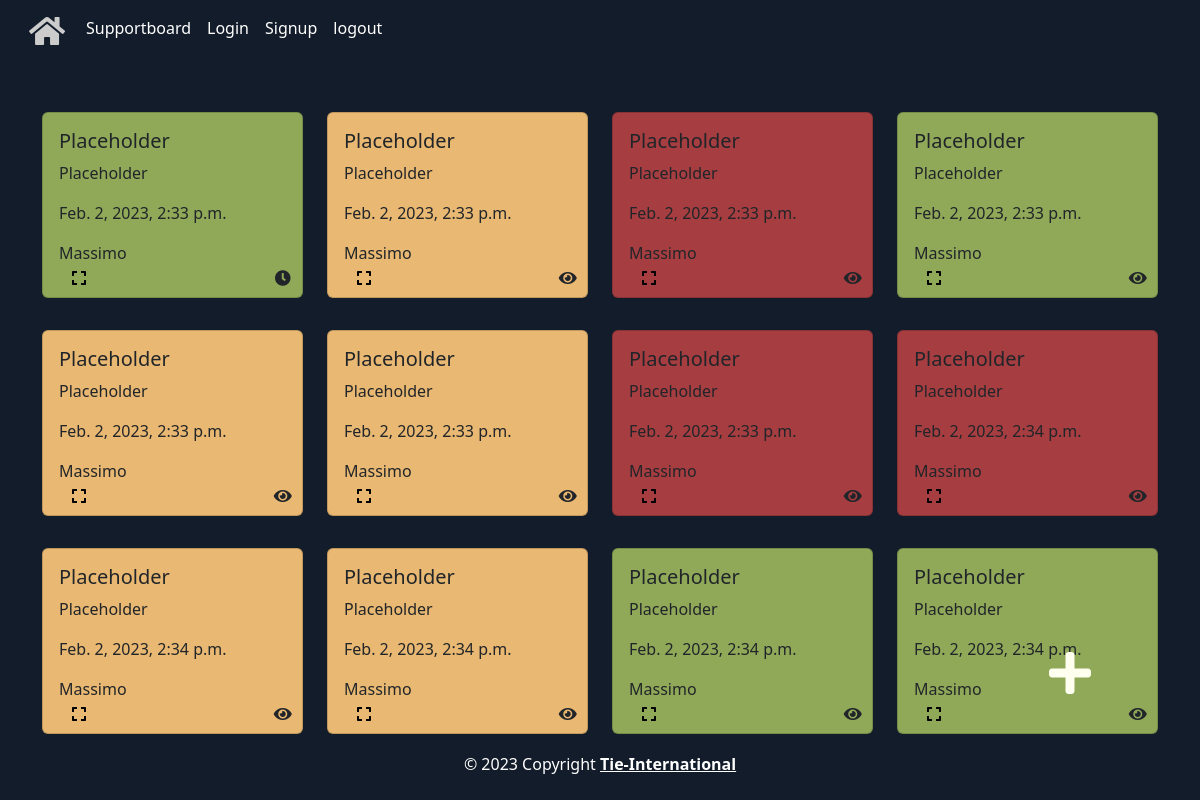
Before: /supportboard/list (signed in) with the older database file.
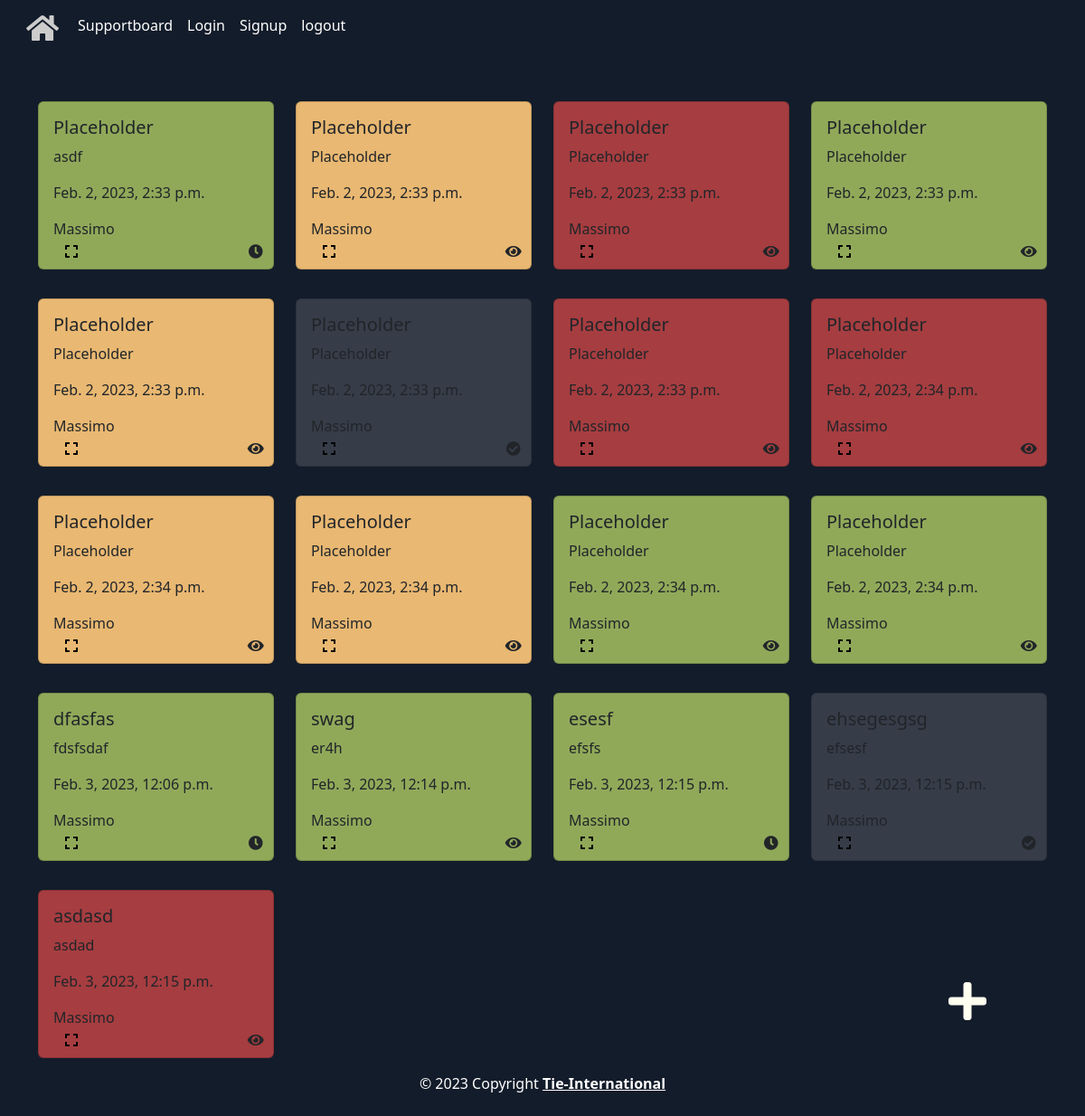
After: the same page with the newer database file.
### supportboard/models.py (models this page shows, shortened)
class SupportRequest(models.Model):
    IMPORTANCE_CHOICES = [
        ('Easy', 'Easy'),
        ('Medium', 'Medium'),
        ('Difficult', 'Difficult'),
    ]
    STATUS_CHOICES = [
        ('Active', 'Active'),
        ('Waiting', 'Waiting'),
        ('Done', 'Done'),
    ]
    title = models.CharField(max_length=254)
    description = models.TextField(max_length=300)
    creation_date = models.DateTimeField(auto_now_add=True)
    creator = models.ForeignKey(User, on_delete=models.CASCADE)
    assigned_trainer = models.ForeignKey(User, on_delete=models.CASCADE, related_name='assigned_trainer', null=True)
    status = models.CharField(max_length=254, choices=STATUS_CHOICES, default='Open')
    importance = models.CharField(max_length=254, choices=IMPORTANCE_CHOICES, default='Easy')

### supportboard/views.py (the view)
# urls.py: path('list', views.support_request_list, name='list'),
@login_required(login_url='/accounts/login')
def support_request_list(request):
    support_requests = SupportRequest.objects.all()
    return render(request, 'supportboard/support_request_list.html', {'support_requests': support_requests})

### templates/supportboard/support_request_list.html (shortened to what this page needs)
{% extends "base.html" %}
{% block content %}
    <div class="row mt-4 mb-5">
        {% for i in support_requests %}
            <div class="col-3 mb-3 mt-3">
                <div class="card  {{ i.status }}{% if i.importance == "Easy" %} success {% elif i.importance == "Medium" %} warning {% elif i.importance == "Difficult" %} danger {% endif %} {% if i.status == 'Done' %} done {%  endif %}">
                    <div class="card-body post-content" id="support-request-{{ i.id }}">
                        <h5 class="card-title">{{ i.title }}</h5>
                        <p class="card-text">{{ i.description }}</p>
                        <p class="card-text">{{ i.creation_date }}</p>
                        <p class="card-text">{{ i.creator }}</p>
                        <div class="grid">
                            <div class="row">
                                <div class="col-8 left">
                                     <a href="{% url 'detail' i.id %}" class="btn mr-2">
                                         <i class="fas fa-expand icon-color "></i>
                                     </a>
                                </div>
                                <div class="col-4 center">
                                    <a href="{% url 'update' i.id %}" class="btn mr-2">
                                        {% if i.status == 'Waiting' %}
                                            <i class="fas fa-clock waiting-icon"></i>
                                        {%  elif i.status == 'Done' %}
                                            <i class="fas fa-check-circle completed-icon"></i>
                                        {% elif  i.status == 'Active' %}
                                            <i class="fas fa-eye active-icon"></i>
                                        {% endif %}
                                    </a>
                                </div>
                            </div>
                        </div>
                    </div>
                </div>
            </div>
        {% endfor %}
    </div>
    <div style="position: fixed; bottom: 6em; right: 6em;">
        <a href="{% url 'support' %}" style="color: ivory" class="btn"><i class="fas fa-plus fa-3x "></i></a>
    </div>
{% endblock %}

### templates/base.html (shortened to what this page needs)
{% load bootstrap5 %}
{% load static %}
<!DOCTYPE html>
<html lang="en">
<head>
    <link href="https://cdn.jsdelivr.net/npm/bootstrap@5.0.2/dist/css/bootstrap.min.css" rel="stylesheet"
>
    <link rel="stylesheet" href="{% static 'css/supportboard.css' %}">
    <link rel="stylesheet" href="https://cdnjs.cloudflare.com/ajax/libs/font-awesome/5.15.1/css/all.min.css"
/>
    {% bootstrap_css %}
</head>
<body style="background: #131c2a">
<div style="margin-bottom: 6em">
    <nav class="navbar navbar-expand-lg navbar-dark fixed-top justify-content-center ">
        <div class="navbar-nav">
            <a class="navbar-brand" href="/">
                <a href="/" class="btn "
                           style="color: #cccccc; align-items: center"><i
                                class="fas fa-home fa-2x "></i></a>
            </a>
            <ul class="navbar-nav">
                <li class="nav-item">
                    <a class="nav-link " href="{% url 'list' %}" style="color:white">Supportboard</a>
                </li>
                <li class="nav-item">
                    <a class="nav-link " href="{% url 'login' %}" style="color:white">Login</a>
                </li>
                <li class="nav-item">
                    <a class="nav-link " href="{% url 'signup' %}" style="color:white">Signup</a>
                </li>
                <li class="nav-item">
                    <a class="nav-link" href="{% url 'logout' %}" style="color:white">logout</a>
                </li>
            </ul>
        </div>
    </nav>
</div>
<div class="container" style="background: #131c2a">
    {% block content %}{% endblock %}
</div>
<footer class="footer fixed-bottom">
    <div class="text-center p-4 footer-text">
        © 2023 Copyright
        <a class="text-reset fw-bold" href="https://tie-international.com/">Tie-International</a>
    </div>
</footer>
</body>
</html>

### static/css/supportboard.css (style rules this page uses)
.footer { position: fixed; left: 0; bottom: 0; width: 100%; background-color: rgba(0, 0, 0, 0); text-align: center; }
.icon-color { color: #000000; }
footer:before { content: ""; background-color: #131c2a; position: absolute; top: 0; right: 0; bottom: 0; left: 0; z-index: -1; margin-top: 1vh; }
nav:before { content: ""; background-color: #131c2a; position: absolute; top: 0; right: 0; bottom: 0; left: 0; z-index: -1; }
.footer-text { color: white; }
.navbar-nav { width: 100%; margin-bottom: 450px; }
.success { background-color: #90A959 !important; }
.danger { background-color: #A63D40 !important; }
.warning { background-color: #E9B872 !important; }
.done { background-color: rgba(255, 255, 255, 0.15) !important; }
.grid { position: absolute; bottom: 0; width: 100%; }
.left { text-align: left; }
.center { text-align: center; }

Changed rows visible on the page:
changed SupportRequest: description "Placeholder" → "asdf"
changed SupportRequest (number 6 of 17 on the later page): status "Active" → "Done" (drawn)
added SupportRequest: title "dfasfas", description "fdsfsdaf", creation_date "Feb. 3, 2023, 12:06 p.m.", creator "Massimo", status "Waiting" (drawn)
added SupportRequest: title "swag", description "er4h", creation_date "Feb. 3, 2023, 12:14 p.m.", creator "Massimo", status "Active" (drawn)
added SupportRequest: title "esesf", description "efsfs", creation_date "Feb. 3, 2023, 12:15 p.m.", creator "Massimo", status "Waiting" (drawn)
added SupportRequest: title "ehsegesgsg", description "efsesf", creation_date "Feb. 3, 2023, 12:15 p.m.", creator "Massimo", status "Done" (drawn)
added SupportRequest: title "asdasd", description "asdad", creation_date "Feb. 3, 2023, 12:15 p.m.", creator "Massimo", status "Active" (drawn)
